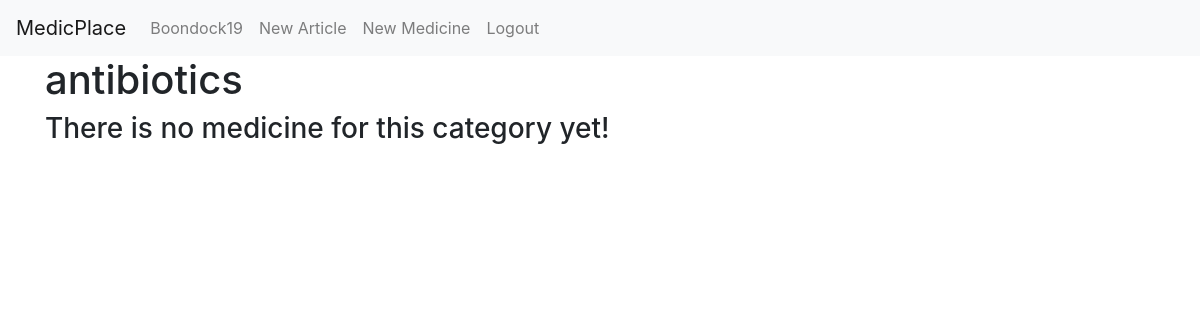
The page /Medicine_type/8 (signed in) on the database as committed earlier.
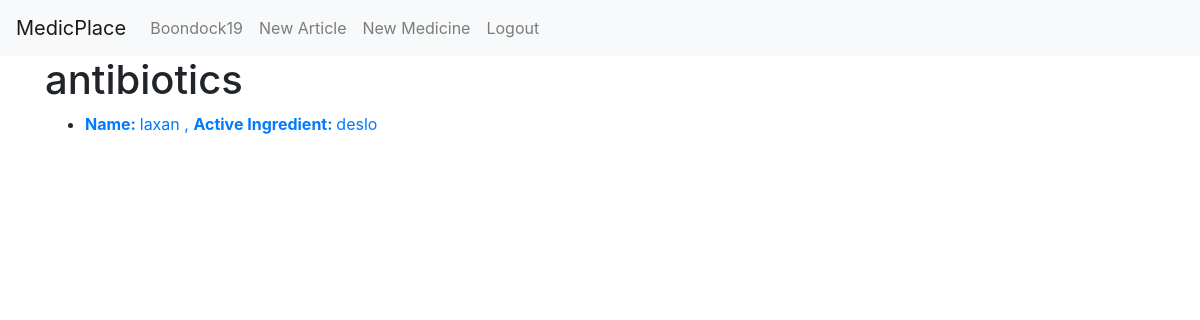
The same page on the database as committed later.
### MedicPlace/models.py (models this page shows, shortened)
class medicine(models.Model):
    Name=models.CharField(max_length=30)
    Active_ingredient=models.CharField(max_length=30)
    type_of_medicine=models.ForeignKey(type_of_medicine,on_delete=models.CASCADE)
    medic=models.ForeignKey(Medic,on_delete=models.CASCADE)
    Summary=models.TextField(max_length=1000)

### MedicPlace/views.py (the view)
# urls.py: path("Medicine_type/<int:id>",views.Medicine_type_view,name="Medicine_type"),
def Medicine_type_view(request,id):
    Medics=Medic.objects.all()
    try:
        Medic.objects.get(user__id=request.user.id)
        is_medic=True
    except:
        is_medic=False
    Medicine_target=type_of_medicine.objects.get(id=id)
    List_of_Medicine=medicine.objects.filter(type_of_medicine__id=id)
    if len(List_of_Medicine)<1:
        message="There is no medicine for this category yet!"
    else:
        message=""
    context={"Medicine_target":Medicine_target,"List_of_Medicine":List_of_Medicine,"message":message,"is_medic":is_medic}
    return render(request,"MedicPlace/Medicine_type.html",context)

### MedicPlace/templates/MedicPlace/Medicine_type.html
{% extends 'MedicPlace/layout.html' %}
{% load static %}
{% block body %}
<div class="container">
    <div class="row">
        <div class="col">
            <h1>{{Medicine_target.Type}}</h1>
            {% if message %}
            <h3>{{message}}</h3>
            {% endif %}
            <ul>
                {% for e in  List_of_Medicine %}
                    <li><a href="{% url 'Medicine' e.id %}"> <span class="font-weight-bold">Name:  </span> {{e.Name}} , <span class="font-weight-bold"> Active Ingredient:  </span>{{e.Active_ingredient}} </a></li>
                {% endfor %}
            </ul>
        </div>
    </div>
</div>
{% endblock %}

Rows that differ between the two databases and show on the page:
added medicine: Name "laxan", Active_ingredient "deslo"
Other text that changed with them:
{{ message }}: "There is no medicine for this category yet!" → (not shown)
